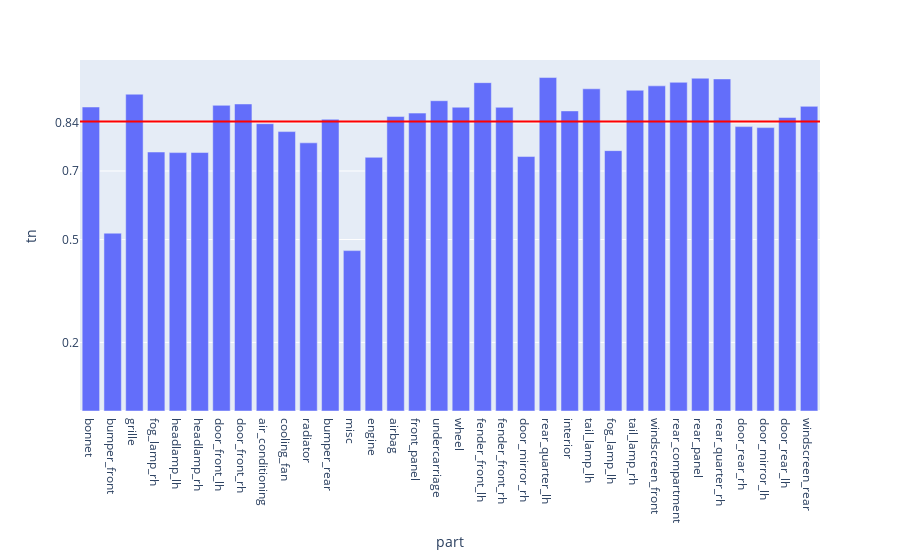

The cell this chart's notebook holds for it:
### Code cell
fig = px.bar(evalMetrics, x = 'part', y = 'tn')

fig.add_hline(y=avgTn, line_width=2, line_color="red")

fig.update_layout(
    yaxis = dict(
        tickmode = 'array',
        tickvals = [np.format_float_positional(avgTn, 2), 0.2, 0.5, 0.7],
    )
)
fig

### Figure 1 — Plotly figure (JSON) as saved in the notebook; plotly's stock layout.template omitted (floating-point values rounded to 4 significant figures)
{"data": [{"alignmentgroup": "True", "hovertemplate": "part=%{x}<br>tn=%{y}<extra></extra>", "legendgroup": "", "marker": {"color": "#636efa", "pattern": {"shape": ""}}, "name": "", "offsetgroup": "", "orientation": "v", "showlegend": false, "textposition": "auto", "type": "bar", "x": ["bonnet", "bumper_front", "grille", "fog_lamp_rh", "headlamp_lh", "headlamp_rh", "door_front_lh", "door_front_rh", "air_conditioning", "cooling_fan", "radiator", "bumper_rear", "misc", "engine", "airbag", "front_panel", "undercarriage", "wheel", "fender_front_lh", "fender_front_rh", "door_mirror_rh", "rear_quarter_lh", "interior", "tail_lamp_lh", "fog_lamp_lh", "tail_lamp_rh", "windscreen_front", "rear_compartment", "rear_panel", "rear_quarter_rh", "door_rear_rh", "door_mirror_lh", "door_rear_lh", "windscreen_rear"], "xaxis": "x", "y": [0.8865, 0.5185, 0.9238, 0.7553, 0.7535, 0.7538, 0.8914, 0.8954, 0.8378, 0.8148, 0.782, 0.8506, 0.4677, 0.7398, 0.8586, 0.8687, 0.9048, 0.8859, 0.9575, 0.8856, 0.7421, 0.9724, 0.8751, 0.9396, 0.7593, 0.9353, 0.9482, 0.9585, 0.9705, 0.9683, 0.8293, 0.8264, 0.8558, 0.8884], "yaxis": "y"}], "layout": {"barmode": "relative", "legend": {"tracegroupgap": 0}, "margin": {"t": 60}, "shapes": [{"line": {"color": "red", "width": 2}, "type": "line", "x0": 0, "x1": 1, "xref": "x domain", "y0": 0.8442, "y1": 0.8442, "yref": "y"}], "xaxis": {"anchor": "y", "domain": [0, 1], "title": {"text": "part"}}, "yaxis": {"anchor": "x", "domain": [0, 1], "tickmode": "array", "tickvals": ["0.84", 0.2, 0.5, 0.7], "title": {"text": "tn"}}}}
